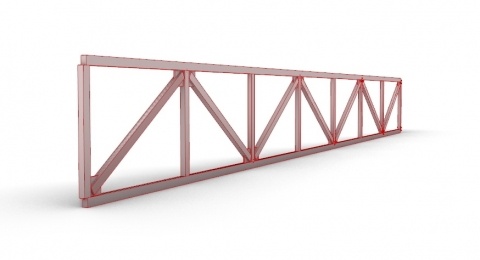
#> input picture Assignment 1/Q4/truss1.jpg, 480 x 260 px, found by its file name
$ python Q4.py
#> lines starting #> are read from the running program, lines starting #| are printed output that depends on the picture; after the words box and inside, x2 and y2 are one past the last pixel; in counts of white or black regions, pixels touching at a corner belong together
import cv2
import numpy as np
import matplotlib.pyplot as plt

# --------------- Data initialization ---------------
truss1 = cv2.imread(r'E:\Term8\Computer Vision\Assignment1\M.Amin.Hosseinniya_9726123_Assignment1\Q4\truss1.jpg')
#> truss1 is the input picture: shape (260, 480, 3); mean B, G, R 238.1, 238.2, 242.7
# truss1 = cv2.imread('truss1.jpg')
truss2 = cv2.imread(r'E:\Term8\Computer Vision\Assignment1\M.Amin.Hosseinniya_9726123_Assignment1\Q4\truss2.jpg')
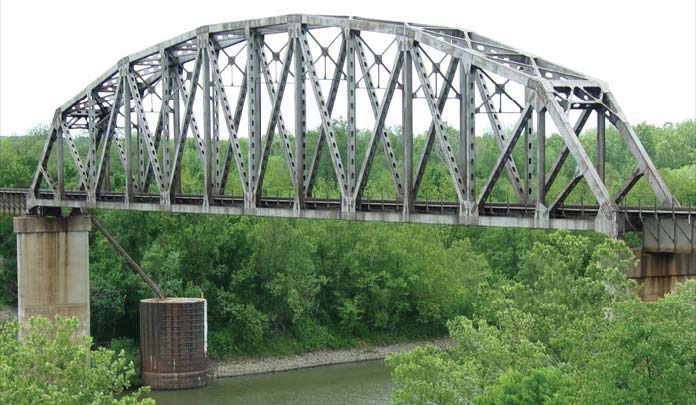
#> input picture Assignment 1/Q4/truss2.jpg, 696 x 405 px, found by its file name
#> truss2 is the input picture: shape (405, 696, 3); mean B, G, R 122.4, 146.2, 130.7
# truss2 = cv2.imread('truss2.jpg')

# Sobel_x and Sobel_y:
SobelX1 = cv2.Sobel(truss1,-1,dx=1,dy=0,ksize=5)
SobelX2 = cv2.Sobel(truss2,-1,dx=1,dy=0,ksize=5)
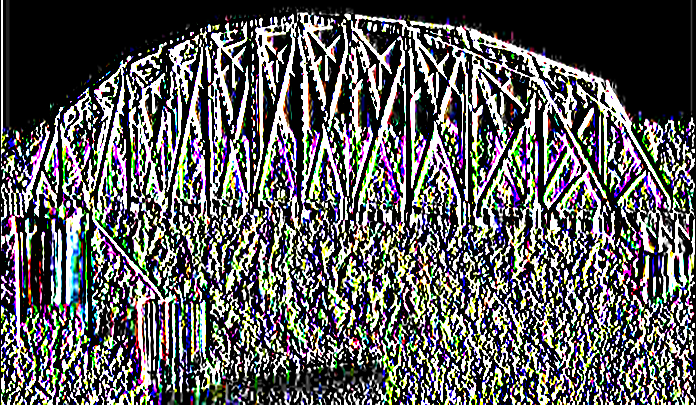
#> SobelX2: shape (405, 696, 3); mean B, G, R 92.9, 92.6, 93

SobelY1 = cv2.Sobel(truss1,-1,dx=0,dy=1,ksize=5)
SobelY2 = cv2.Sobel(truss2,-1,dx=0,dy=1,ksize=5)
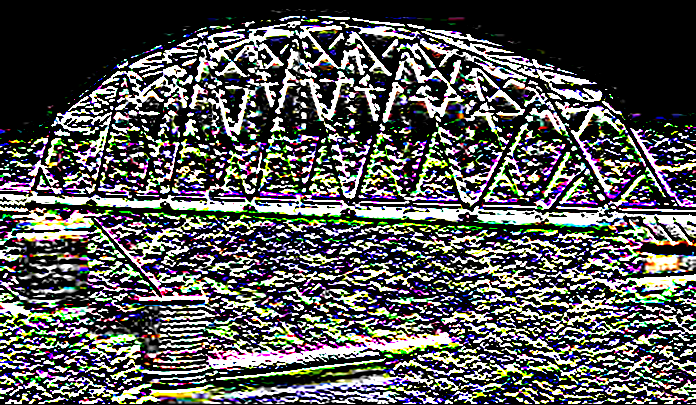
#> SobelY2: shape (405, 696, 3); mean B, G, R 86, 87, 86.8

# Laplacian:
Laplacian1 = cv2.Laplacian(truss1, -1, ksize=5)
Laplacian2 = cv2.Laplacian(truss2, -1, ksize=5)
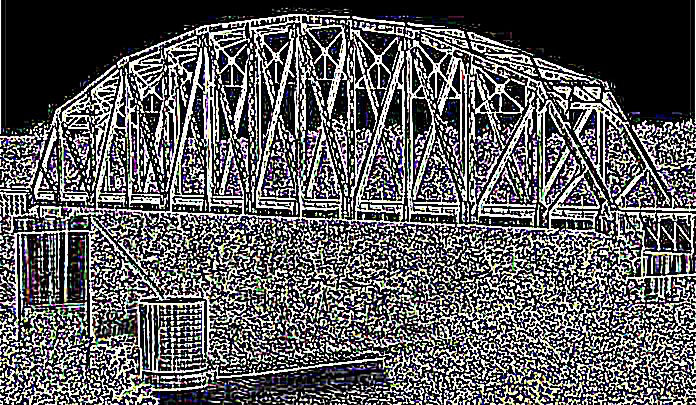
#> Laplacian2: shape (405, 696, 3); mean B, G, R 92.3, 91.3, 91.7

# LoG (Lapplacian of Gaussian):
kernel = np.array([[0, -1, 0],
                   [-1, 4, -1],
                   [0, -1, 0]])
LoG1 = cv2.filter2D(truss1, -1, kernel)
LoG2 = cv2.filter2D(truss2, -1, kernel)
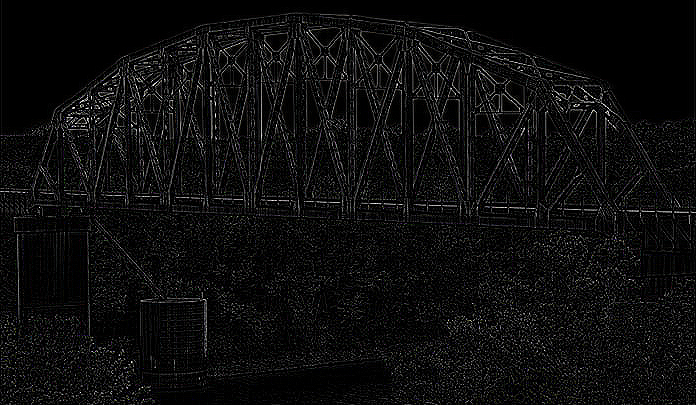
#> LoG2: shape (405, 696, 3); mean B, G, R 13.5, 13.4, 13.4

# DoG (Difference of Gaussian):
blur1_1 = cv2.GaussianBlur(truss1, (21,21), sigmaX=1.6, sigmaY=1.6)
blur1_2 = cv2.GaussianBlur(truss1, (3,3), sigmaX=1.6, sigmaY=1.6)

DoG1 = cv2.subtract(blur1_1, blur1_2)


blur2_1 = cv2.GaussianBlur(truss2, (21,21), sigmaX=1.6, sigmaY=1.6)
blur2_2 = cv2.GaussianBlur(truss2, (3,3), sigmaX=1.6, sigmaY=1.6)

DoG2 = cv2.subtract(blur2_1, blur2_2)

# canny:
canny1 = cv2.Canny(truss1, 80, 150)
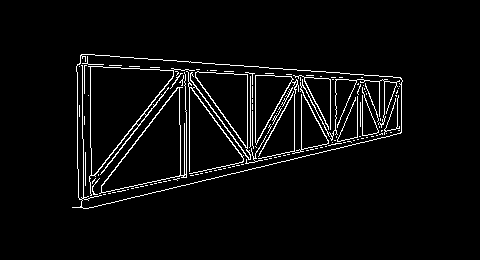
#> canny1: shape (260, 480); 4.2% white in thin lines or dots, all inside (x1, y1, x2, y2) = (72, 54, 403, 209)
canny2 = cv2.Canny(truss2, 250, 320)
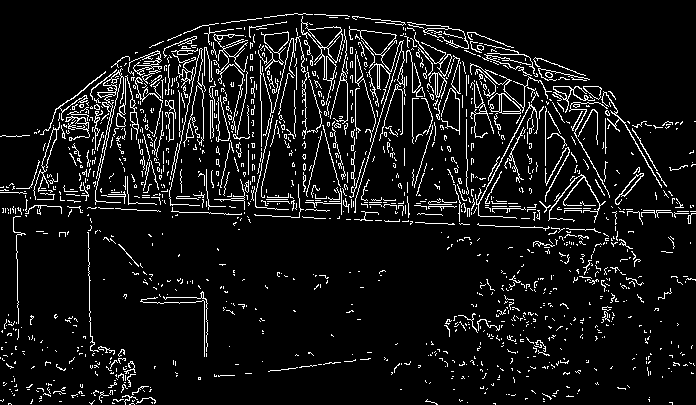
#> canny2: shape (405, 696); 8.2% white in thin lines or dots

# Showing results:
img1 = [truss1, SobelX1, SobelY1, Laplacian1, LoG1, DoG1, canny1]
img2 = [truss2, SobelX2, SobelY2, Laplacian2, LoG2, DoG2, canny2] # LoG1, LoG2, DoG1, DoG2
titles1 = ['Truss1 Original', 'SobelX truss1', 'SobelY truss1', 'Laplacian truss1', 'LoG truss1', 'Dog1', 'canny truss1']
titles2 = ['Truss2 Original', 'SobelX truss2', 'SobelY truss2', 'Laplacian truss2', 'LoG truss2', 'Dog2', 'canny truss2']

for i in range(7):
    plt.subplot(4,2,i+1)
    plt.imshow(img1[i]), plt.title(titles1[i])
    plt.xticks([]), plt.yticks([])
plt.show()
#> figure, not shown here; B, G, R data is drawn as R, G, B

for i in range(7):
    plt.subplot(4,2,i+1)
    plt.imshow(img2[i]), plt.title(titles2[i])
    plt.xticks([]), plt.yticks([])
plt.show()
#> figure, not shown here; B, G, R data is drawn as R, G, B
